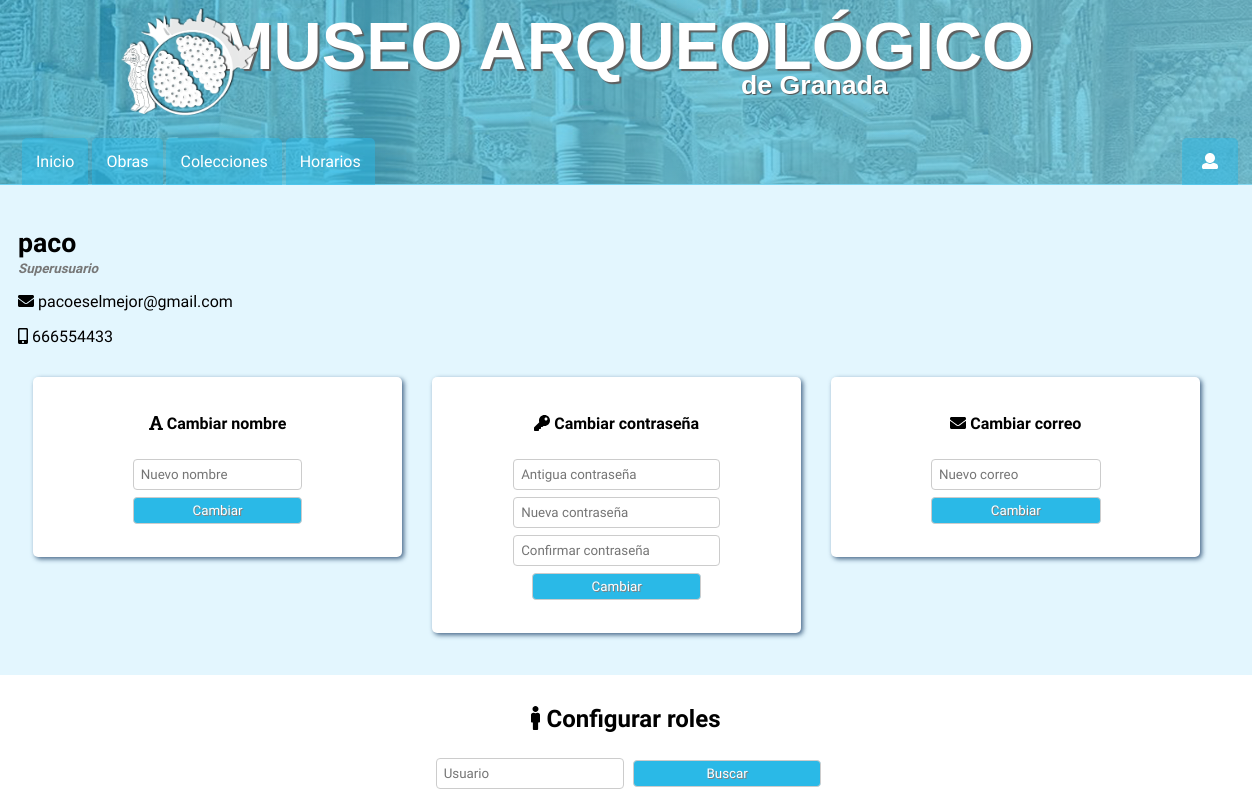
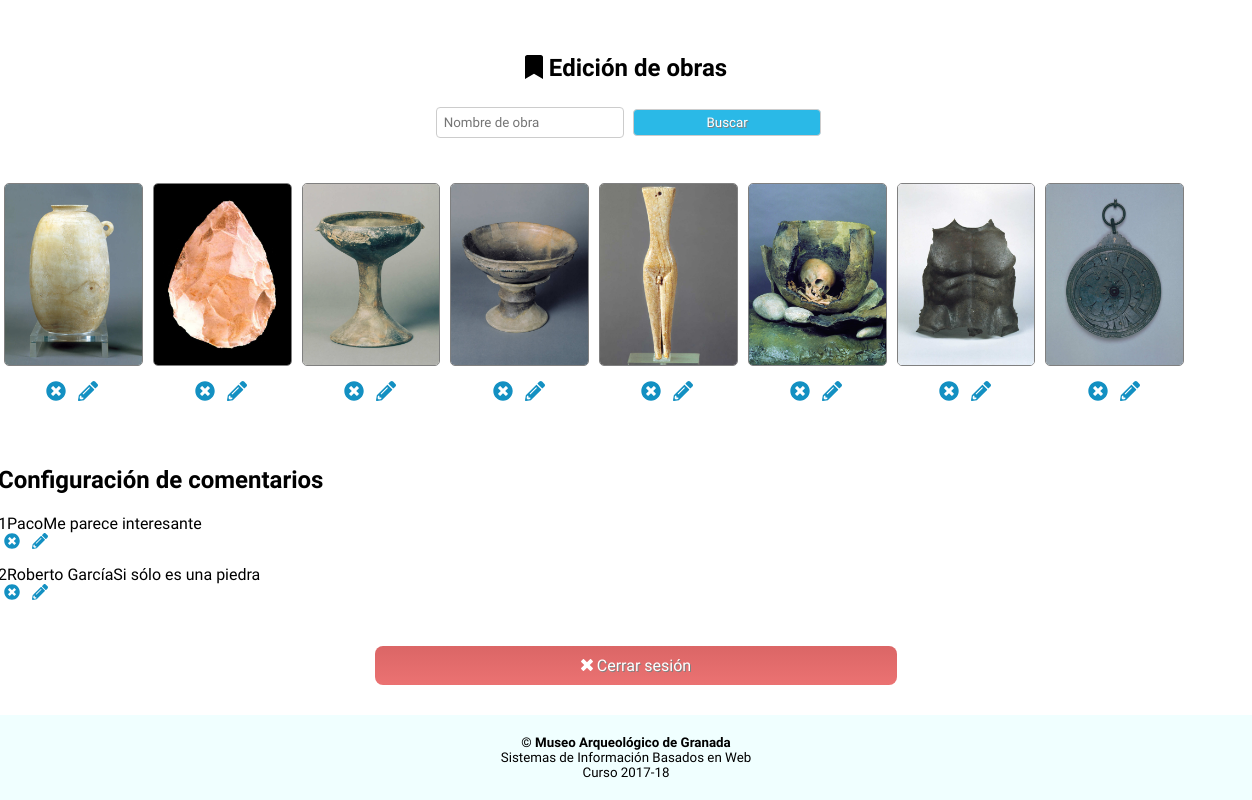
/panel.php (signed in), run on an earlier commit of the app's database (2 pictures, top to bottom).
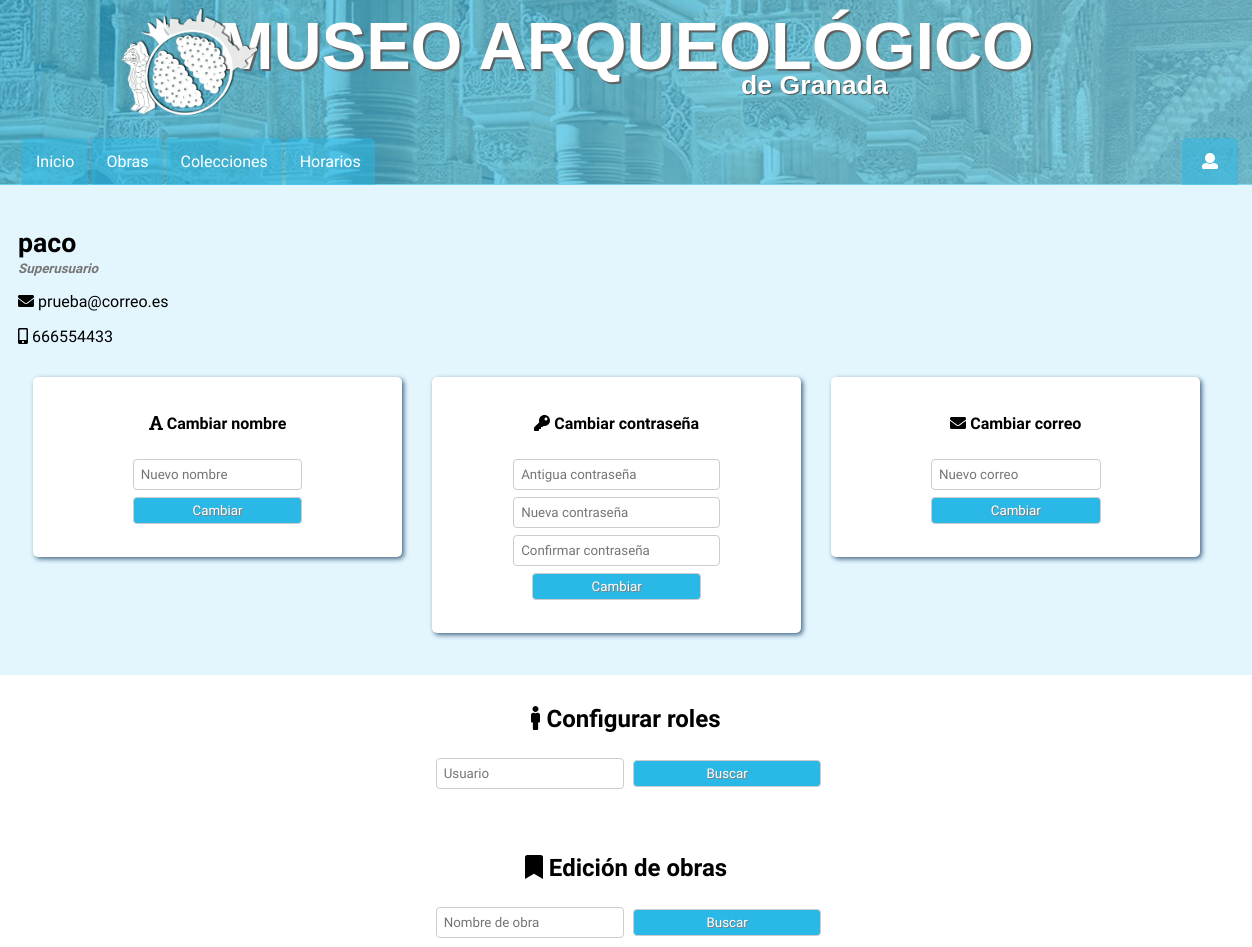
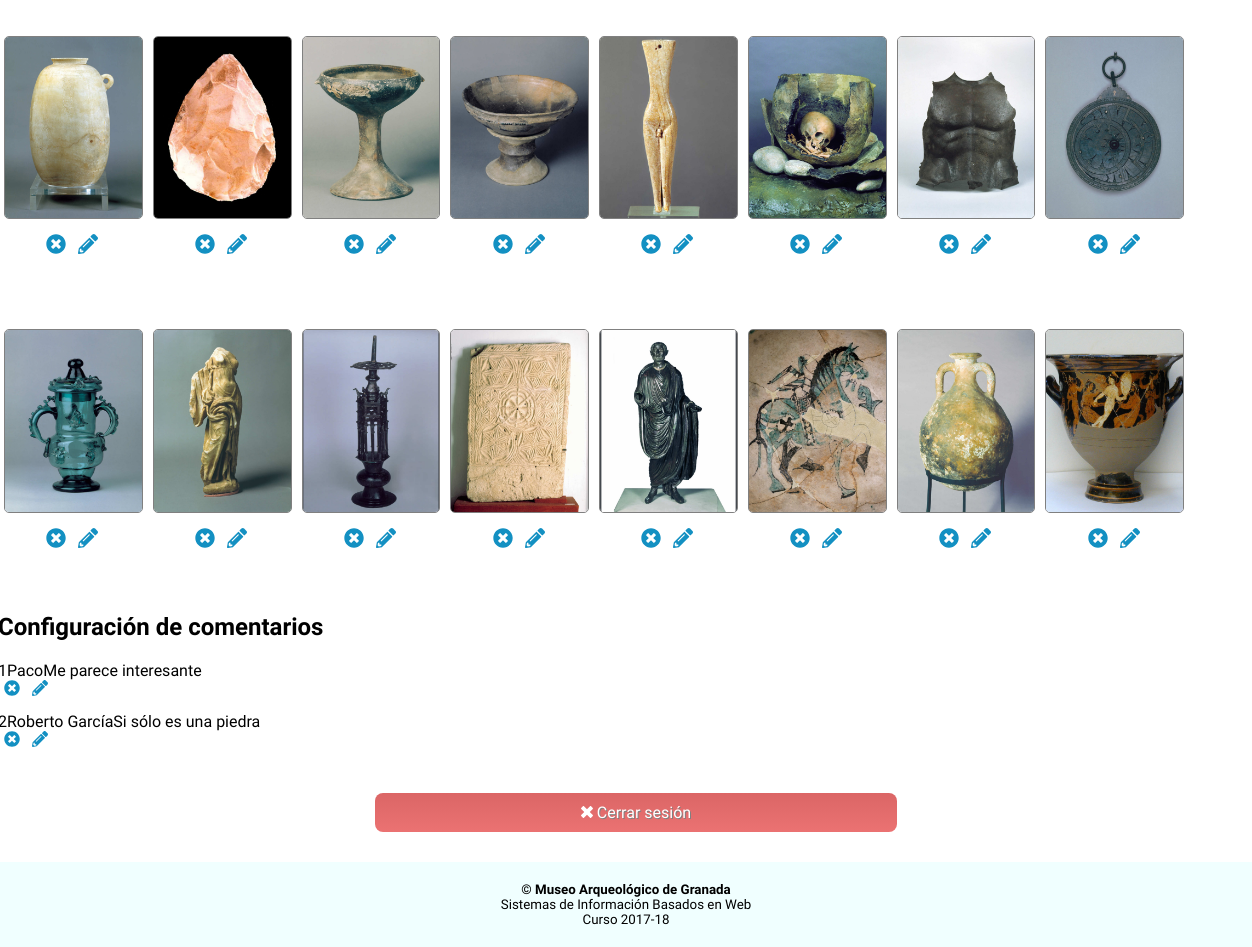
And on a later commit of the database (2 pictures, top to bottom).
### tables this page shows
CREATE TABLE `usuarios` (
  `id` int(11) NOT NULL,
  `nombre` varchar(35) NOT NULL,
  `pass` varchar(40) NOT NULL,
  `tipo` int(11) NOT NULL DEFAULT '0',
  `email` varchar(60) DEFAULT NULL,
  `tlf` int(9) DEFAULT NULL
);

CREATE TABLE `obras` (
  `Nombre` varchar(50) DEFAULT NULL COMMENT 'nombre de la obra',
  `id` int(10) UNSIGNED NOT NULL,
  `fecha` varchar(100) DEFAULT NULL,
  `dimensiones` varchar(75) DEFAULT NULL,
  `procedencia` varchar(50) DEFAULT NULL,
  `comentario` text,
  `imagen` text NOT NULL,
  `video` varchar(200) DEFAULT 'https://www.youtube.com/embed/dQw4w9WgXcQ'
);

CREATE TABLE `comentarios` (
  `nom_com` varchar(25) NOT NULL,
  `id_com` int(11) NOT NULL,
  `texto_com` varchar(100) NOT NULL,
  `correo` varchar(35) NOT NULL,
  `fecha` date NOT NULL,
  `obra_com` int(11) NOT NULL
);

### panel.php (the view, shortened to what this page needs)
<?php
    include "modules/conexion.php";
    class Panel {
        private $tipo_usuario;
        private $conexion;
        function __construct($conexion) {
            $tipo = $_SESSION['tipo'];
            if ($tipo > 0 && $tipo <= 4)
                $this->tipo_usuario = $tipo;
            else
                $this->tipo_usuario = -1;
            $this->conexion = $conexion;
        }
        function mostrarDatos($conexion) {
            $res = mysqli_query ($conexion, "SELECT * FROM usuarios WHERE id=".$_SESSION['id'] );
            $a_res = mysqli_fetch_assoc($res);
            $nombre = $a_res['nombre'];
            $email = $a_res['email'];
            $tlf = $a_res['tlf'];
            include "modules/datos_usuario.php";
        }
        function mostrarConfObras() {
            include "modules/conf_obras.php";
        }
        function mostrarRoles() {
            include "modules/roles.php";
        }
        function mostrarConfComentarios(){
            include "modules/conf_comentarios.php";
        }
        function mostrarPaneles($conexion) {
            $this->mostrarDatos($conexion);
            switch ($this->tipo_usuario) {
                case 4:
                    $this->mostrarRoles();
                case 3:
                    $this->mostrarConfObras();
                case 2 :
                    $this->mostrarConfComentarios();
                    break;
            }
        }
        function mostrarObras($div) {
            $offset = $div * 16;
            $res = mysqli_query( $this->conexion, "SELECT * FROM obras LIMIT 16 OFFSET ".$offset);
            if ($res->num_rows > 0) {
                while ($a_res = mysqli_fetch_assoc($res)) {
                    echo "<div class='res_obra'>";
                        echo "<img src='".$a_res['imagen']."' width=100 height=150>";
                        echo "<form class='herramientas'>";
                            echo "<a href='modules/eliminar_obra.php?id=".$a_res['id']."'><i class='fa fa-times-circle'></i></a>";
                            echo "<a href='editar_obra.php?id=".$a_res['id']."'><i class='fa fa-pencil-alt '></i></a>";
                        echo "</form>";
                    echo "</div>";
                }
            }
        }
        function mostrarComentarios() {
                $res = mysqli_query( $this->conexion, "SELECT * FROM comentarios LIMIT 16 ");
                if ($res->num_rows > 0) {
                    while ($a_res = mysqli_fetch_assoc($res)) {
                            echo "<td>".$a_res['id_com']."</td>";
                            echo "<td>".$a_res['nom_com']."</td>";
                            echo "<td>".$a_res['texto_com']."</td>";
                           echo "<form class='herramientas'>";
                                echo "<a href='modules/borrar_comentario.php?id=".$a_res['id_com']."'><i class='fa fa-times-circle'></i></a>";
                                echo "<a href='moduldes/editar_comentario.php?id=".$a_res['id_com']."'><i class='fa fa-pencil-alt '></i></a>";
                            echo "</form>";
                    }
                }
        }
    }
    include "modules/head.php";
    include "modules/header.php";
    $panel = new Panel($conexion);
    $panel->mostrarPaneles($conexion);
    echo "<div class='cerrar_sesion'><a href='modules/cerrar_sesion.php'
               class='boton cerrar_sesion'><i class='fa fa-times'></i> Cerrar sesión</a></div>";
    include "modules/footer.php";
?>

### modules/datos_usuario.php (shortened to what this page needs)
<div class="datos_usuario">
    <h2><?php echo $nombre ?></h2>
    <?php
    if ($this->tipo_usuario == 2)
        echo "<h3>Moderador</h3>";
    else if ($this->tipo_usuario == 3) {
        echo "<h3>Gestor museo</h3>";
    } else if ($this->tipo_usuario == 4) {
        echo "<h3>Superusuario</h3>";
    }
    ?>
    <p><i class="fa fa-envelope"></i> <?php echo $email; ?></p>
    <p><i class="fa fa-mobile-alt"></i>  <?php echo $tlf; ?></p>
    <div class="panel nuevo_nombre">
        <h4><i class="fa fa-font"></i> Cambiar nombre</h4>
        <form method="post" action="panel.php" >
            <input type="text" name="nuevo_nombre" placeholder="Nuevo nombre">
            <input type="submit" name="actualizarnombre" value="Cambiar">
        </form>
    </div>
    <div class="panel nueva_pass">
        <h4><i class="fa fa-key"></i> Cambiar contraseña</h4>
        <form>
            <input type="password" name="vieja_pass" placeholder="Antigua contraseña">
            <input type="password" name="nueva_pass" placeholder="Nueva contraseña">
            <input type="password" name="nueva_pass2" placeholder="Confirmar contraseña">
            <input type="submit" value="Cambiar">
        </form>
    </div>
    <div class="panel nuevo_correo">
        <h4><i class="fa fa-envelope "></i> Cambiar correo</h4>
        <form method="post" action="panel.php">
            <input type="text" name="correo" placeholder="Nuevo correo">
            <input type="submit" name="actualizarcorreo" value="Cambiar">
        </form>
    </div>
</div>

What changed in the data, as far as the page shows it:
changed usuarios "paco": email "pacoeselmejor@gmail.com" → "prueba@correo.es"
added obras: imagen (picture)
added obras: imagen (picture)
added obras: imagen (picture)
added obras: imagen (picture)
added obras: imagen (picture)
added obras: imagen (picture)
added obras: imagen (picture)
added obras: imagen (picture)
